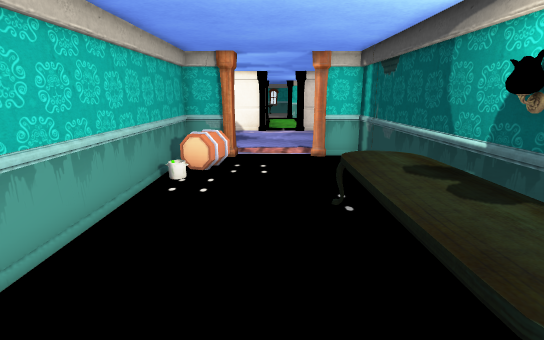
view 1 (above)

12 first-person views from a walk through a 3-D level made in the Unity game engine. The camera is 1.3 m above the floor, tilts 14° down and sees 85° across. The floor is counted in squares, 0.5 m on a side. Each view is taken from the middle of a square. On the plan, view 1 faces up. The plan holds only what a view shows up to about 19 squares ahead; the rest is blank. The place goes on beyond the plan. The player is left out. Some animated figures are not drawn. Some surface patterns are stand-ins.

view 2
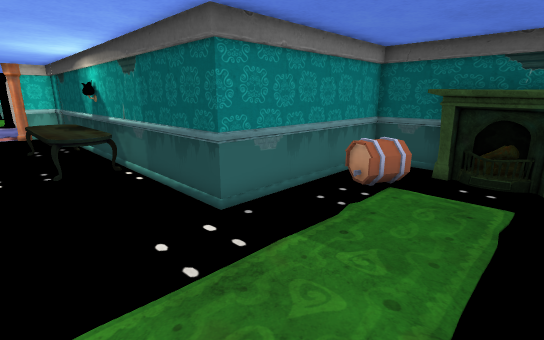

view 3
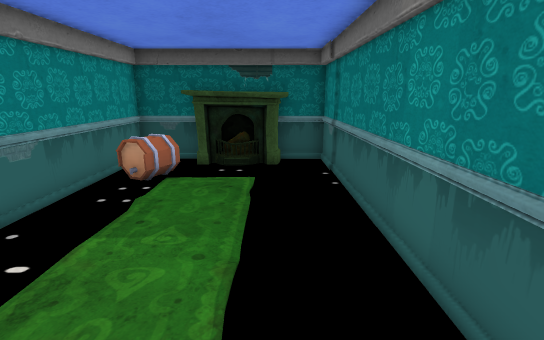

view 4
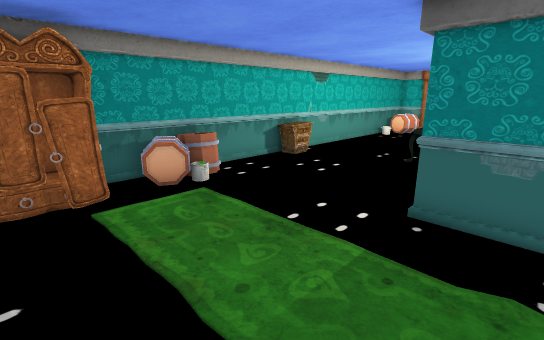

view 5
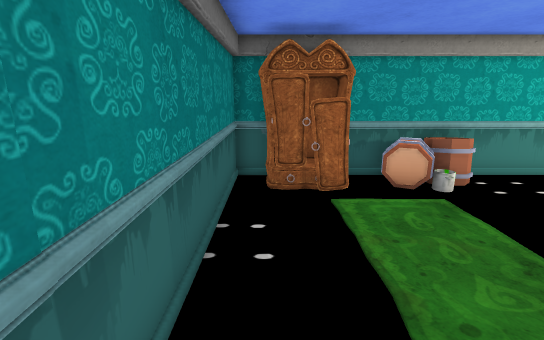

view 6
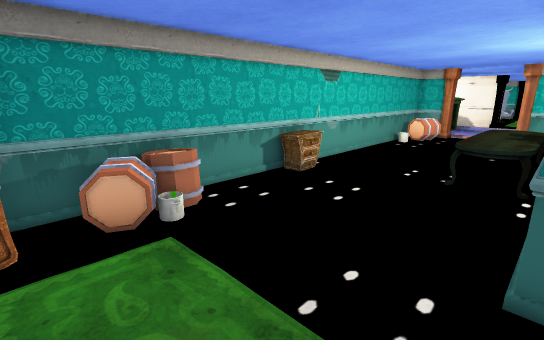

view 7
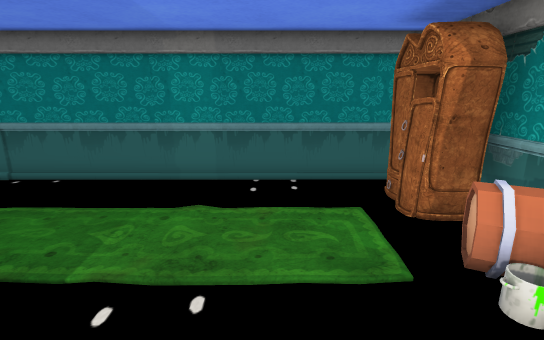

view 8
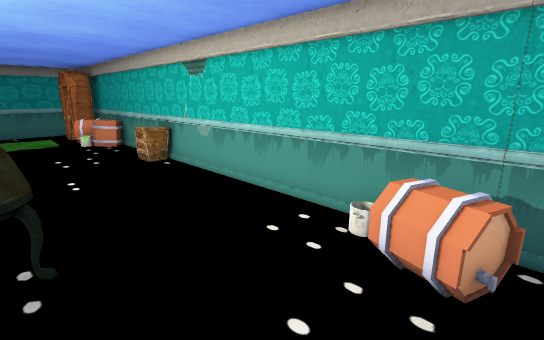

view 9
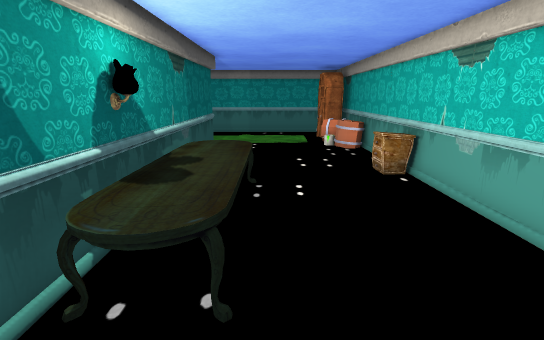

view 10
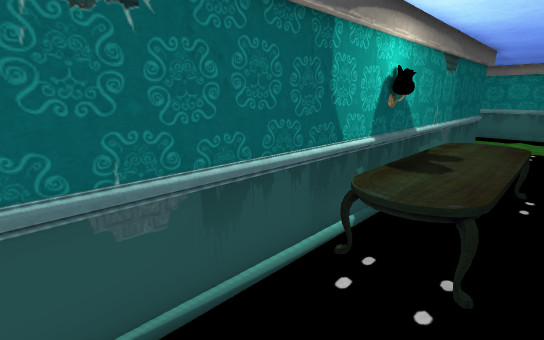

view 11
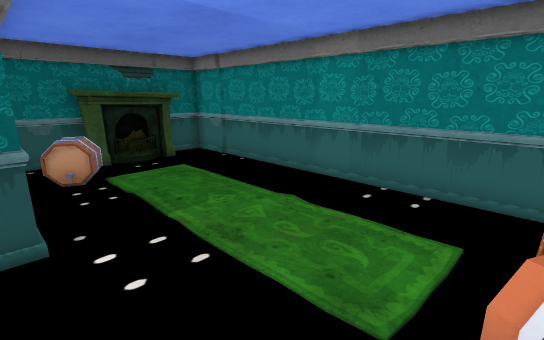

view 12
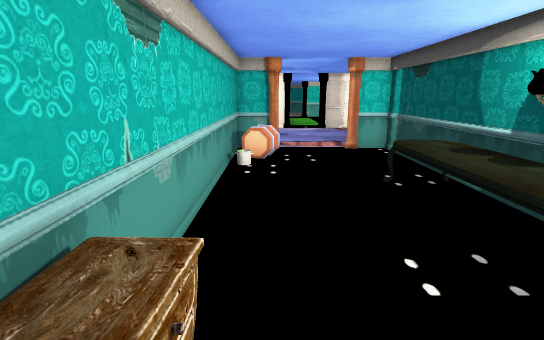

### Floor plan
Points are (right, up) in squares from view 1. A wall is a line through its corners. A room is listed if a view was taken in it or the views show most of it. See-through windows are left out.
Room 1 (views 1, 2, 3, 4, 5, 6, 7, 8, 9, 10, 11, 12)
walls: (3.9, 4.5) (3.9, 13.2) (2.3, 13.2); (-3.8, -11.1) (-3.8, -12.2) (11.5, -12.2) (11.5, -4.5) (3.9, -4.5) (3.9, 3.5); (2.4, 12.9) (1.8, 13.1); (-2, 13.1) (-3.8, 13.1) (-3.8, -10.1); (-1.7, 13.5) (-1.7, 12.9) (-2.2, 12.8)
objects: other object (-3, -11) to (-2, -9); other object (-3, -7) to (-2, -7); other object (-3, -6) to (-3, -5); other object (-3, -1) to (-3, 0); other object (-3, 10) to (-2, 12); other object (2, 1) to (3, 7); other object (8, -7) to (9, -5); other object (10, -10) to (11, -7)

Positions as (right, up) in squares from view 1, and headings:
1: (0, 0), facing up
2: (0, -10), facing up-right
3: (-1, -10), facing right
4: (6, -11), facing up-left
5: (6, -11), facing left
6: (4, -9), facing up-left
7: (1, -3), facing down
8: (2, 12), facing down-left
9: (1, 10), facing down
10: (1, 11), facing down-right
11: (-2, -4), facing down-right
12: (-2, -2), facing up
